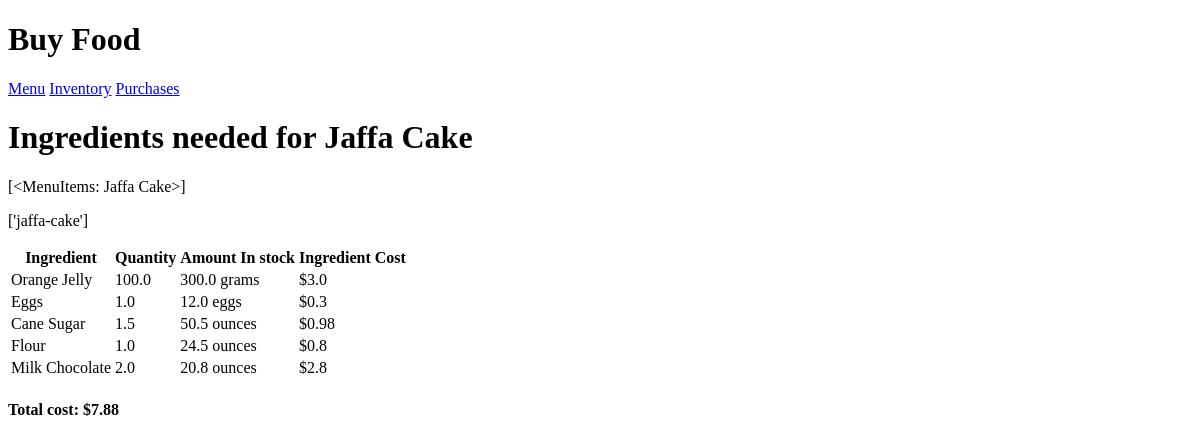
The app's page /buy-food/recipe/jaffa-cake/, older data.
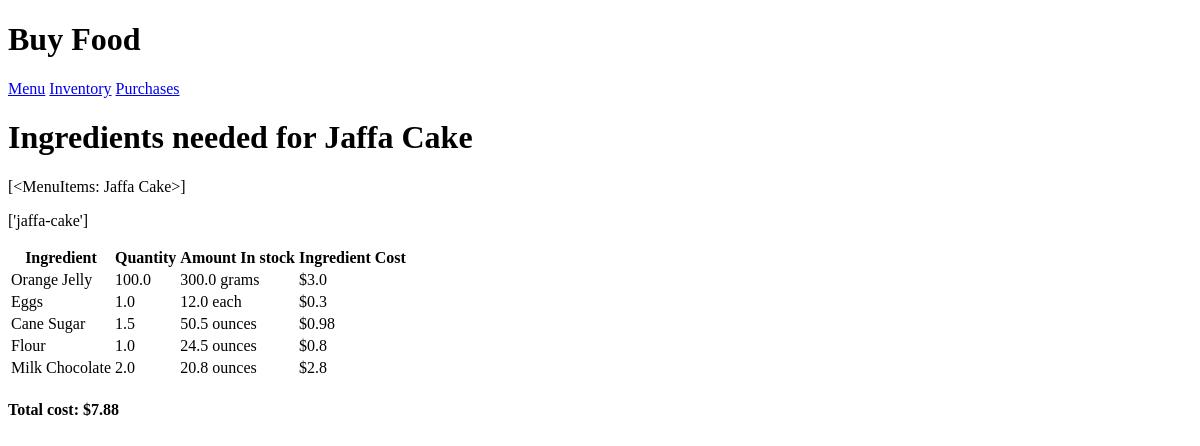
The same page, newer data.
### DelightsApp/models.py (models this page shows)
class RecipeRequirement(models.Model):
    menu_item = models.ForeignKey(MenuItems, on_delete=models.CASCADE)
    ingredient = models.ForeignKey(Ingredients, on_delete=models.CASCADE)
    quantity = models.FloatField(default = 0)
    slug = models.SlugField()
    def get_unit_price(self):
        return self.ingredient.unit_price
    def get_unit(self):
        return self.ingredient.unit
    def amount_available(self):
        return self.ingredient.quantity
    def cost(self):
        quantity = self.quantity
        unit_price = self.get_unit_price()
        cost = quantity * unit_price
        return round(cost,2)

class Ingredients(models.Model):
    Ingredient = models.CharField(unique=True,max_length=200)
    quantity = models.FloatField(default=0)
    unit_price = models.FloatField(default=0)
    unit = models.CharField(max_length=10)
    def __str__(self):
        return self.Ingredient.title()

### DelightsApp/views.py (the view)
# urls.py: path('recipe/<slug:slug>/', views.Recipe.as_view(), name="recipe"),
class Recipe(DetailView):
    model = MenuItems
    template_name = 'DelightsApp/recipe.html'
    def get_context_data(self, **kwargs):
        kwargs_list = []
        self_kwargs_list = []
        for key in kwargs:
            kwargs_list.append(kwargs[key])
        for key in self.kwargs:
            self_kwargs_list.append(self.kwargs[key])
        context = super().get_context_data(**kwargs)
        context={'ingredients_list':RecipeRequirement.objects.all(),'meal':kwargs['object'],'a':kwargs_list,'b':self_kwargs_list}
        return context

### DelightsApp/models.py (called while the page is built)
    def get_ingredients(self):
        return RecipeRequirement.objects.filter(menu_item=self)

    def total_cost(self):
        cost_sum = 0
        ingredients = self.get_ingredients()
        for i in ingredients:
            cost_sum+=i.cost()
        return round(cost_sum,2)

    def __str__(self):
        return self.item

### DelightsApp/templates/DelightsApp/recipe.html
{% extends 'base.html' %}
{% block content %}
<h1>Ingredients needed for {{meal.item}}</h1>
{{a}}<p>
{{b}}</p>
<table>
    <tr>
        <th>Ingredient</th>
        <th>Quantity</th>
        <th>Amount In stock</th>
        <th>Ingredient Cost</th>
    </tr>
    {% for ingredient in ingredients_list %}
    {% if ingredient.menu_item.item == meal.item %}
    <tr>
        <td>{{ingredient.ingredient}}</td>
        <td>{{ingredient.quantity}}</td>
        <td>{{ingredient.amount_available}} {{ingredient.get_unit}}</td>
        <td>${{ingredient.cost}}</td>
    </tr>
    {% endif %}
    {% endfor %}
</table>
<h4>Total cost: ${{meal.total_cost}}</h4>
{% endblock %}

Row changes from the older to the newer data that the page shows:
changed through a linked row, RecipeRequirement "Eggs": get_unit "eggs" → "each"
